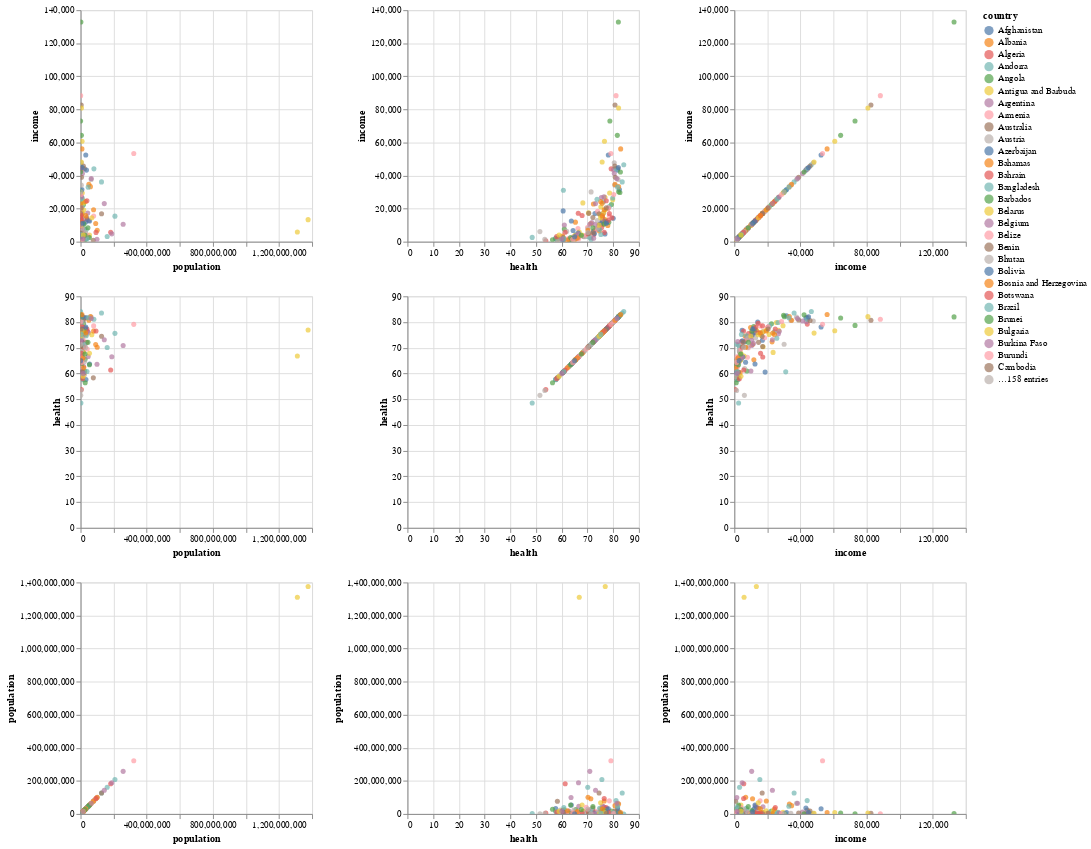

The code cell stored with this chart in its notebook:
### Code cell
alt.Chart(gapminder).mark_circle().encode(
    alt.X(alt.repeat("column"), type='quantitative'),
    alt.Y(alt.repeat("row"), type='quantitative'),
    color='country:N',
).properties(
    width=250,
    height=250
).repeat(
    row=['income', 'health', 'population'],
    column=['population', 'health', 'income']
).interactive()

### Figure 1 — Vega-Lite specification as saved in the notebook (floating-point values rounded to 4 significant figures; data arrays with more than 128 entries replaced by an {"elided": "..."} marker saying what was removed)
{"config": {"background": "white", "view": {"continuousWidth": 400, "continuousHeight": 300}}, "repeat": {"column": ["population", "health", "income"], "row": ["income", "health", "population"]}, "spec": {"data": {"name": "data-7e3b7ef5d72a8470b0044710e8a24cca"}, "mark": "circle", "encoding": {"color": {"type": "nominal", "field": "country"}, "x": {"type": "quantitative", "field": {"repeat": "column"}}, "y": {"type": "quantitative", "field": {"repeat": "row"}}}, "height": 250, "selection": {"selector001": {"type": "interval", "bind": "scales", "encodings": ["x", "y"]}}, "width": 250}, "$schema": "https://vega.github.io/schema/vega-lite/v4.0.0.json", "datasets": {"data-7e3b7ef5d72a8470b0044710e8a24cca": {"elided": "187 records"}}}
